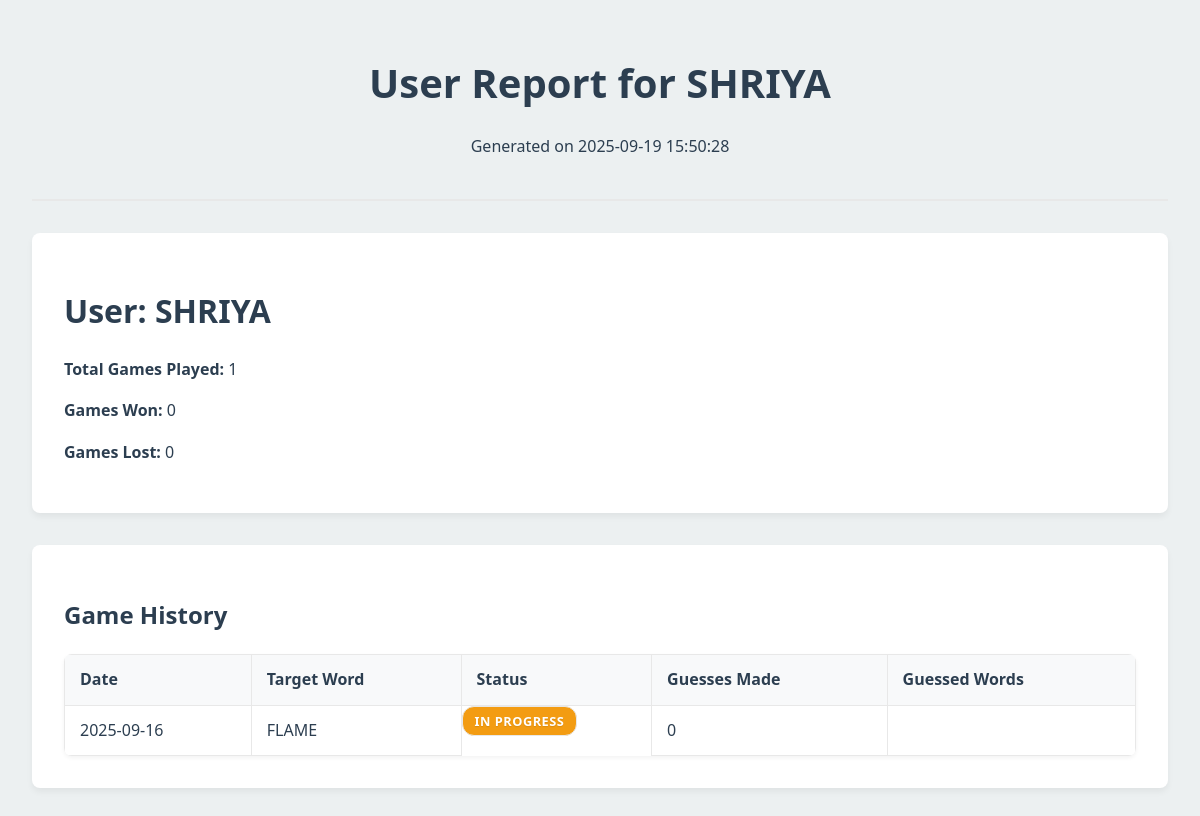
/admin/reports/user/3 (signed in), run on the app's committed database.
### app.py (models this page shows, shortened)
class User(UserMixin, db.Model):
    id = db.Column(db.Integer, primary_key=True)
    username = db.Column(db.String(80), unique=True, nullable=False)
    password_hash = db.Column(db.String(128), nullable=False)
    is_admin = db.Column(db.Boolean, default=False)
    games = db.relationship('GameSession', backref='player', lazy=True)

class GameSession(db.Model):
    id = db.Column(db.Integer, primary_key=True)
    user_id = db.Column(db.Integer, db.ForeignKey('user.id'), nullable=False)
    target_word_id = db.Column(db.Integer, db.ForeignKey('word.id'), nullable=False)
    date_played = db.Column(db.Date, nullable=False, default=date.today)
    guesses_made = db.Column(db.Integer, default=0)
    status = db.Column(db.String(10), default='in_progress')  # 'in_progress', 'won', 'lost'
    guesses = db.relationship('Guess', backref='game_session', lazy=True, order_by='Guess.timestamp')

class Word(db.Model):
    id = db.Column(db.Integer, primary_key=True)
    text = db.Column(db.String(5), unique=True, nullable=False)  # 5-letter word
    game_sessions = db.relationship('GameSession', backref='target_word', lazy=True)

### app.py (the view)
@app.route('/admin/reports/user/<int:user_id>', methods=['GET'])
@admin_required
def user_report(user_id):
    user = User.query.get_or_404(user_id)
    user_game_sessions = GameSession.query.filter_by(user_id=user.id).order_by(GameSession.date_played.desc()).all()
    report_data = []
    for session in user_game_sessions:
        report_data.append({
            'date': session.date_played,
            'target_word': session.target_word.text,
            'status': session.status,
            'guesses_made': session.guesses_made,
            'guesses': [guess.guessed_word for guess in session.guesses]
        })
    return render_template('pdf_report.html',
                           title=f'User Report for {user.username}',
                           report_type='user',
                           user=user,
                           report_data=report_data)

### app.py (called while the page is built)
@login_manager.user_loader
def load_user(user_id):
    return User.query.get(int(user_id))

def is_admin():
    return current_user.is_authenticated and current_user.is_admin

def admin_required(f):
    @wraps(f)
    @login_required
    def decorated_function(*args, **kwargs):
        if not is_admin():
            flash('You do not have permission to access this page.', 'danger')
            return redirect(url_for('index'))
        return f(*args, **kwargs)
    return decorated_function

@app.context_processor
def inject_now():
    return {'now': datetime.utcnow}

### templates/pdf_report.html (shortened to what this page needs)
<!DOCTYPE html>
<html lang="en">
<head>
</head>
<body>
    <div class="report-header">
        <h1>{{ title }}</h1>
        <p>Generated on {{ now().strftime('%Y-%m-%d %H:%M:%S') }}</p>
    </div>
    {% if report_type == 'daily' %}
        <div class="report-section">
            <h2>Summary for {{ report_date.strftime('%Y-%m-%d') }}</h2>
            <div class="summary-item"><strong>Unique Users Played:</strong> {{ unique_users_played }}</div>
            <div class="summary-item"><strong>Correct Guesses (Wins):</strong> {{ correct_guesses }}</div>
        </div>
        <div class="report-section">
            <h3>All Games Played on {{ report_date.strftime('%Y-%m-%d') }}</h3>
            {% if games_for_day %}
                <table>
                    <thead>
                        <tr>
                            <th>Game ID</th>
                            <th>Player</th>
                            <th>Target Word</th>
                            <th>Guesses Made</th>
                            <th>Status</th>
                            <th>Date Played</th>
                        </tr>
                    </thead>
                    <tbody>
                        {% for game in games_for_day %}
                            <tr>
                                <td>{{ game.id }}</td>
                                <td>{{ game.player.username }}</td>
                                <td>{{ game.target_word.text }}</td>
                                <td>{{ game.guesses_made }}</td>
                                <td class="status-{{ game.status }}">{{ game.status.replace('_', ' ').title() }}</td>
                                <td>{{ game.date_played.strftime('%Y-%m-%d') }}</td>
                            </tr>
                        {% endfor %}
                    </tbody>
                </table>
            {% else %}
                <p>No games played on this date.</p>
            {% endif %}
        </div>
    {% elif report_type == 'user' %}
        <div class="report-section">
            <h2>User: {{ user.username }}</h2>
            <p><strong>Total Games Played:</strong> {{ report_data | length }}</p>
            <p><strong>Games Won:</strong> {{ report_data | selectattr('status', 'equalto', 'won') | list | length }}</p>
            <p><strong>Games Lost:</strong> {{ report_data | selectattr('status', 'equalto', 'lost') | list | length }}</p>
        </div>
        <div class="report-section">
            <h3>Game History</h3>
            {% if report_data %}
                <table>
                    <thead>
                        <tr>
                            <th>Date</th>
                            <th>Target Word</th>
                            <th>Status</th>
                            <th>Guesses Made</th>
                            <th>Guessed Words</th>
                        </tr>
                    </thead>
                    <tbody>
                        {% for game in report_data %}
                            <tr>
                                <td>{{ game.date.strftime('%Y-%m-%d') }}</td>
                                <td>{{ game.target_word }}</td>
                                <td class="status-{{ game.status }}">{{ game.status.replace('_', ' ').title() }}</td>
                                <td>{{ game.guesses_made }}</td>
                                <td>{{ game.guesses | join(', ') }}</td>
                            </tr>
                        {% endfor %}
                    </tbody>
                </table>
            {% else %}
                <p>No game history for this user.</p>
            {% endif %}
        </div>
    {% endif %}
</body>
</html>

### templates/pdf_report.html (style rules this page uses)
:root { --primary-text: #2c3e50; --secondary-text: #7f8c8d; --background-color: #ecf0f1; --section-bg: #ffffff; --border-color: #e8e8e8; --shadow-color: rgba(0, 0, 0, 0.05); --green: #27ae60; --red: #c0392b; --orange: #f39c12; }
body { font-family: 'Segoe UI', 'Roboto', 'Helvetica Neue', Arial, sans-serif; margin: 0; padding: 2rem; background-color: var(--background-color); color: var(--primary-text); line-height: 1.6; }
h1, h2, h3 { color: var(--primary-text); font-weight: 600; line-height: 1.2; }
h1 { font-size: 2.5rem; }
h2 { font-size: 2rem; }
h3 { font-size: 1.5rem; }
.report-header { text-align: center; margin-bottom: 2rem; padding-bottom: 1.5rem; border-bottom: 2px solid var(--border-color); }
.report-section { background-color: var(--section-bg); border-radius: 8px; box-shadow: 0 4px 6px var(--shadow-color); padding: 2rem; margin-bottom: 2rem; }
.report-section:last-child { margin-bottom: 0; }
table { width: 100%; border-collapse: collapse; margin-top: 1.5rem; border-radius: 8px; overflow: hidden; box-shadow: 0 2px 4px var(--shadow-color); }
th, td { padding: 12px 15px; text-align: left; border: 1px solid var(--border-color); }
th { background-color: #f8f9fa; font-weight: 600; color: var(--primary-text); }
.status-won, .status-lost, .status-in_progress { display: inline-block; padding: 0.25rem 0.75rem; border-radius: 12px; font-weight: bold; color: #fff; font-size: 0.8rem; text-transform: uppercase; letter-spacing: 0.5px; text-shadow: 0 1px 1px rgba(0,0,0,0.1); }
.status-in_progress { background-color: var(--orange); }

### data on the page
User: username "SHRIYA"
GameSession: date "2025-09-16", status.replace "IN PROGRESS"
Word: target_word "FLAME"

### other printed values
{{ title }} "User Report for SHRIYA"
{{ report_data | length }} "1"
{{ report_data | selectattr('status', 'equalto', 'won') | list | length }} "0"
{{ report_data | selectattr('status', 'equalto', 'lost') | list | length }} "0"
{{ game.guesses_made }} "0"
